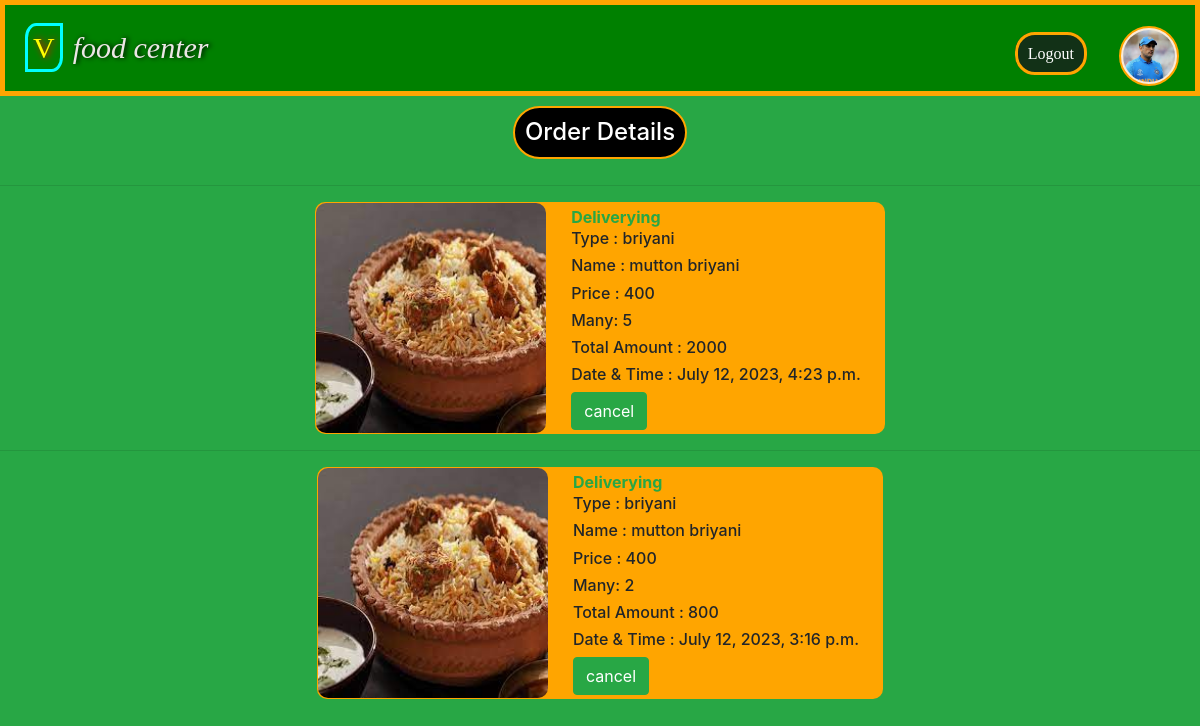
Page /orderdetails/ (signed in) on the committed database.
### app1/models.py (models this page shows, shortened)
class profile(models.Model):
    username=models.OneToOneField(User,on_delete=models.CASCADE,related_name='pro')
    profile_pic=models.ImageField(upload_to='user',blank=True)
    description=models.CharField(max_length=200,blank=True)
    Address=models.TextField(max_length=200,blank=True,default='null')
    pincode=models.IntegerField(blank=True,default=1)

class Orderes(models.Model):
    username=models.ForeignKey(User,on_delete=models.CASCADE,related_name='ordercus')
    customer=models.CharField(max_length=100,default='no')
    product_id=models.ForeignKey(Upload_product,on_delete=models.CASCADE)
    how_many=models.IntegerField()
    total=models.IntegerField()
    dateandtime=models.DateTimeField(auto_now=True)
    product_request=models.BooleanField(default=True)
    product_accepted=models.BooleanField(default=False)
    riched=models.BooleanField(default=False)
    taken=models.BooleanField(default=False)
    cancel=models.BooleanField(default=False)
    '''def __str__(self):
        return str(self.product_id)'''

### app2/models.py (models this page shows, shortened)
class Upload_product(models.Model):
    username=models.ForeignKey(User,on_delete=models.CASCADE,related_name='product')
    product_id=models.AutoField( primary_key=True)
    product_type=models.CharField(max_length=100)
    productname=models.CharField(max_length=100)
    product_price=models.IntegerField()
    product_descrition=models.CharField(max_length=200)
    product_image=models.ImageField(upload_to='upload_product')

### app1/views.py (the view)
# urls.py: path('orderdetails/',orderdetails,name='orderdetails'),
def orderdetails(request):
    if request.session.get('username'):
        username=request.session.get('username')
        user=User.objects.get(username=username)
        prf=Upload_product.objects.all().order_by('-product_id')
        prod=Orderes.objects.filter(Q(product_id__in=prf)&Q(customer=user) ).order_by('-pk')
        d={'prf':prf,'prod':prod}
        return render(request,'app2/orderdetails.html',d)
    else:
        return HttpResponseRedirect(reverse('log_form'))

### template/app2/orderdetails.html (shortened to what this page needs)
{% extends 'app1/dummy.html' %}
{% block body_block %}
<center>
    <div>
        <h4 style="background-color:black; border:2px solid orange; padding:10px; display:inline-block; border-radius:50px; color:white; margin:10px;">Order Details</h4>
        {% if prod %}
        {% for x in prod %}
            {% for i in prf %}
                {% if x.product_id == i %}
                <table id="orderdetail">
                    <tr >
                        <th>
                            <img src="{{i.product_image.url}}" alt="" style="width:230px; height:230px; border-radius:10px;">
                        </th>
                        <th class="pl-4 pr-4">
                            {% if x.cancel %}
                                <a class="text-success">Cancelled</a>
                            {% else %}
                                {% if x.reched %}
                                <a href="{{x.pk}}" class="text-success">Deliveryed</a>
                                {% else %}
                                <a href="{{x.pk}}" class="text-success">Deliverying</a>
                                {% endif %}
                            {% endif %}
                            <h6>Type  : {{i.product_type}}</h6>
                            <h6>Name  : {{i.productname}} </h6>
                            <h6>Price : {{i.product_price}}</h6>
                            <h6>Many: {{x.how_many}}</h6>
                            <h6>Total Amount : {{x.total}}</h6>
                            <h6>Date & Time : {{x.dateandtime}}</h6>
                            {% if not x.cancel %}
                            <form action="{% url 'ordercancel' %}" method="POST">
                                <input type="submit" value="cancel" class="btn btn-success">
                            </form>
                            {% endif %}
                        </th>
                    </tr>
                    <hr>
                </table>
                {% endif %}
            {% endfor %}
        {% endfor %}
        {% else %}
        <h6>No Order <a href="{% url 'home' %}" style="color: Black;">Go to order</a></h6>
        {% endif %}
    </div>
</center>
{% endblock %}

### template/app1/dummy.html (shortened to what this page needs)
{% load static %}
<!DOCTYPE html>
<html lang="en">
<head>
    <link rel="stylesheet" href="{% static 'css/home.css' %}">
    <link rel="stylesheet" href="{% static 'css/nvd.css' %}">
    <link rel="stylesheet" href="{% static 'css/login.css' %}">
    <link rel="stylesheet" href="{% static 'css/upload.css' %}">
    <link rel="stylesheet" href="{% static 'css/pro.css' %}">
    <link rel="stylesheet" href="{% static 'css/delivery1.css' %}">
    <link rel="stylesheet" href="{% static 'css/profile_d.css' %}">
    <link rel="stylesheet" href="{% static 'css/userproductlist.css' %}">
    <link rel="stylesheet" href="{% static 'css/crd.css' %}">
    <link rel="stylesheet" href="{% static 'MDB/css/bootstrap.css' %}">
    <link rel="stylesheet" href="{% static 'MDB/css/bootstrap.min.css' %}">
    <link rel="stylesheet" href="{% static 'fonts icons/fa/css/all.css' %}">
    <link rel="stylesheet" href="{% static 'fonts icons/fa/css/all.min.css' %}">
    <nav class="nav">
        <div class="d-flex flex-row justify-content-end">
            <div><h3><span>V</span><i>food center</i></h3></div>
        </div>
                {% if user.is_authenticated %}
                <div class="profile">
                    <div  >
                        <ul class="pro_ul">
                            <div class="font" onclick="fontes()"><i class="fa-solid fa-bars"></i></div>
                            <li><a href="{% url 'logout_form' %}" class="nav-link" ><span>Logout</span></a></li>
                        {% if user.pro.profile_pic %}
                            <li class="profile_btn" onclick="toggle()"><a  class="nav-link"  ><img src="{{user.pro.profile_pic.url}}" alt="" class="img-fluid rounded-start mt-1"  style="width: 60px; height:60px; border-radius:50px "></a></li>
                        {% else %}
                            <li class="profile_btn" onclick="toggle()"><a  class="nav-link" ><img src="{% static 'images/Default_pfp.svg.png' %}" alt="" class="img-fluid rounded-start"  style="width: 60px; height:60px; border-radius:50px "></a></li>
                        {% endif %}
                        </ul>
                    </div>
                </div>
                {% else %}
                    <ul id="register">
                        <li> <a href="{% url 'register_form' %}"   class=" btn nav-link">Register</a> </li>
                        <li><a href="{% url 'log_form' %}"  class="btn nav-link" >Login</a></li>
                    </ul>
                {% endif %}
    </nav>
</head>
<body class="bg-success">
{% block body_block %}
{% endblock %}
</body>
</html>

### static/css/nvd.css (style rules this page uses)
nav { margin: 0px; align-items: center; padding: 10px 0px 20px 0px ; border: 5px solid orange; background-color:green; position: relative; }
.d-flex>div { position: relative; top: 5px; }
.d-flex>div>h3 { color:rgb(237, 230, 230); margin: 10px; text-shadow: 2px 0 5px black; font-family: Georgia, 'Times New Roman', Times, serif; font-size: 30px; }
.d-flex>div>h3>span { margin:10px; font-size: 30px; padding: 5px; color:yellow; background-color: green; border-radius: 30% 0px 30% 0%; border: 3px solid cyan; text-shadow:2px 0px 7px red ; }

### static/css/pro.css (style rules this page uses)
.profile { padding: 2px; }
.pro_ul { display: flex; list-style-type: none; margin-top: -13px; position: absolute; right: 0px; top: 21%; align-items: center }
.pro_ul>li>a>span { background-color: rgb(18, 49, 23); border: 3px solid orange; padding: 10px; border-radius: 20px; font-family: Georgia, 'Times New Roman', Times, serif; font-size: medium; color:white; }
.pro_ul>.profile_btn>a>img { border: 2px solid orange; border-radius: 50%; background-color: antiquewhite; padding: 2px; }

### static/css/crd.css (style rules this page uses)
body { position: relative; }
#orderdetail { background-color:orange; border-radius: 10px; }

### template/app1/dummy.html (style rules this page uses)
.font { position: absolute; right: 110%; top: 10px; font-size: 40px; color: orange; display: none; }
@media only screen and (max-width:1261px) { .font { display: block; } }
@media only screen and (max-width:1261px) { .pro_ul { top: 25%; } }

### rows in the picture
Orderes: how_many "5", total "2000", dateandtime "July 12, 2023, 4:23 p.m."
Upload_product: product_image (picture), product_type "briyani", productname "mutton briyani", product_price "400"
Orderes: how_many "2", total "800", dateandtime "July 12, 2023, 3:16 p.m."
